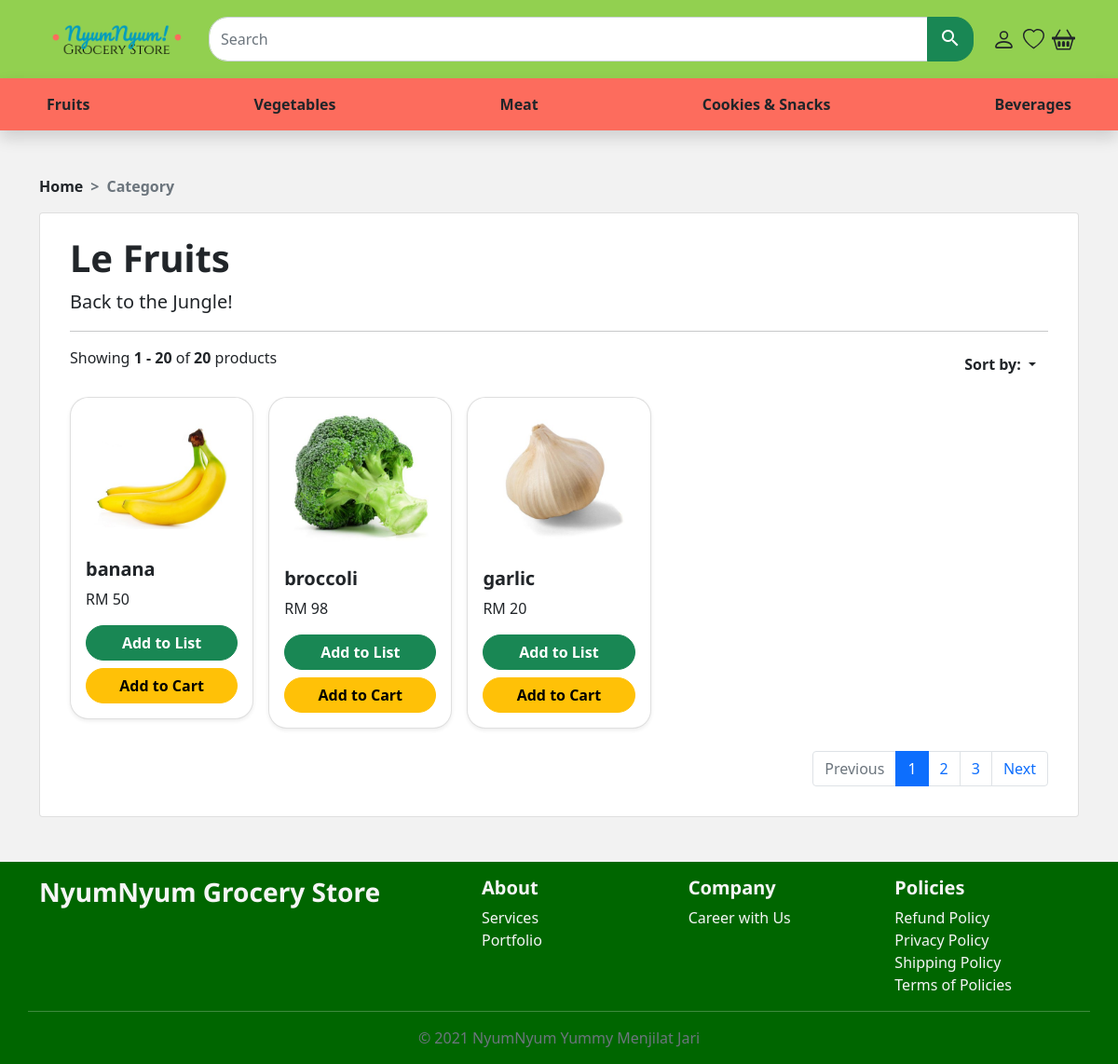
Before: /src/products.php?id=93&p_cat_id=1 (signed in) with the older database file.
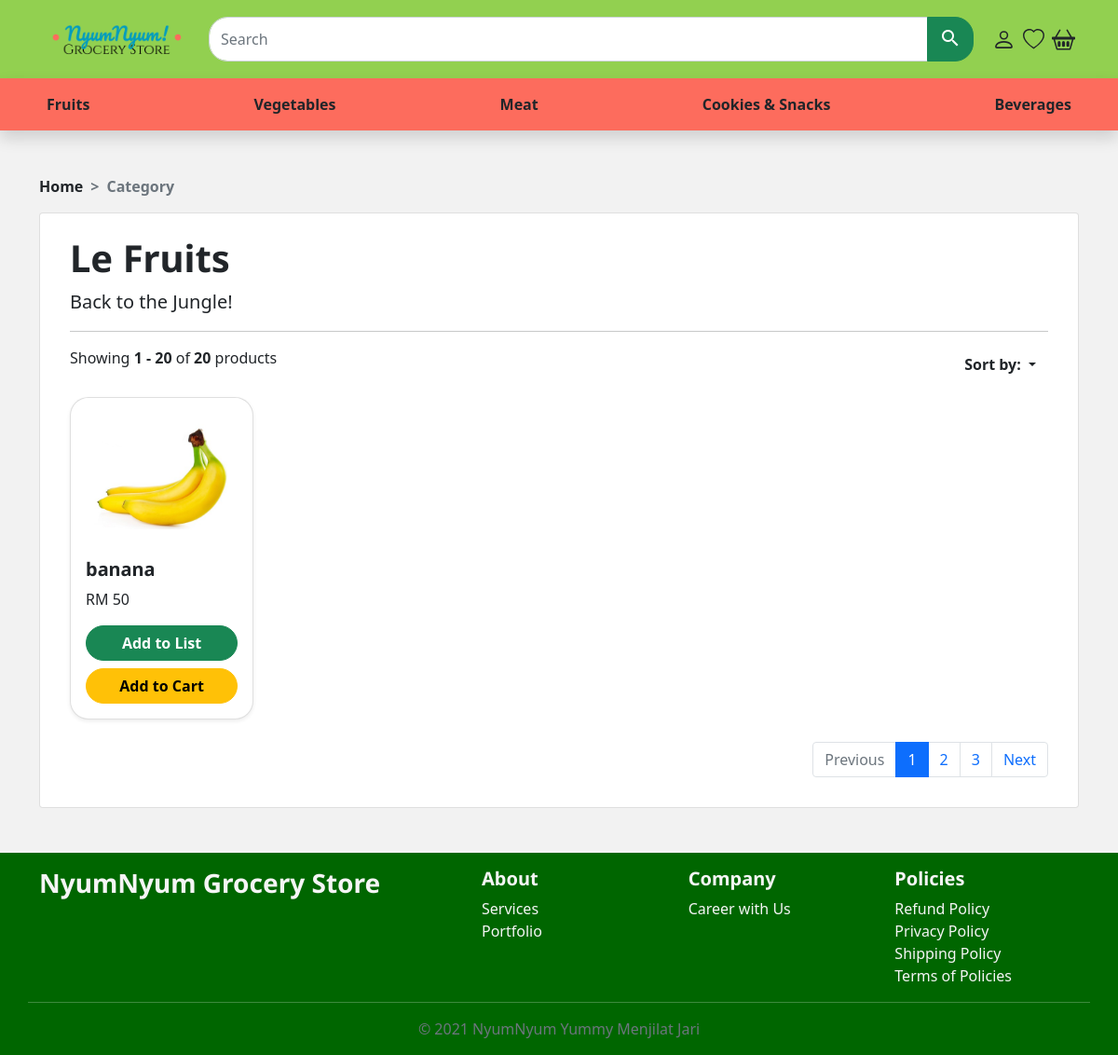
After: the same page with the newer database file.
### tables this page shows
CREATE TABLE `product` (
  `product_id` int(10) NOT NULL,
  `p_cat_id` int(11) NOT NULL,
  `date` timestamp NOT NULL DEFAULT current_timestamp(),
  `product_name` text NOT NULL,
  `product_price` decimal(10,0) NOT NULL,
  `product_img` varchar(100) NOT NULL,
  `product_quantity` int(10) NOT NULL,
  `product_desc` text NOT NULL
);

### functions/function.php (the view, shortened to what this page needs)
<?php
$db=mysqli_connect("localhost","root","","groceries");
function getpro(){
    GLOBAL $db,$p_cat_id0,$id;
    if(isset($_GET['p_cat_id'])){
        $p_cat_id0 = $_GET['p_cat_id'];
    }
    if(isset($_GET['id'])){
        $id = $_GET['id'];
    }
    $get_product = "select * from product";
    $run_product = mysqli_query($db,$get_product);
    while($row_product=mysqli_fetch_array($run_product)){
        $product_id = $row_product['product_id'];
        $p_cat_id = $row_product['p_cat_id'];
        $product_name = $row_product['product_name'];
        $product_price = $row_product['product_price'];
        $product_img = $row_product['product_img'];
        if($p_cat_id == $p_cat_id0){
            echo "
            <div class='col'>
                <div class='card shadow-sm sshighlight'>
                    <a href='products-closeup.php?id=$id&product_id=$product_id'>
                        <img src='../admin_area/product_images/$product_img' alt='pise' class='card-img-top'>
                    </a>
                    <div class='card-body'>
                        <h5 class='card-title'>$product_name</h5>
                        <p class='card-text'>RM $product_price</p>
                        <div class='d-flex flex-sm-column justify-content-around'>
                            <a href='products-closeup.php?product_id=$product_id'  class='btn btn-success rounded-pill mb-sm-2  '>Add to List</a>
                            <a href='products-closeup.php?product_id=$product_id' class='btn btn-warning rounded-pill'>Add to Cart</a>
                        </div>
                    </div>
                </div>
            </div>
            ";
        }
    }
}
?>

Changed rows visible on the page:
no longer on this page (row edited): product: product_img (picture), product_name "broccoli", product_price "98"
removed product: product_img (picture), product_name "garlic", product_price "20"
